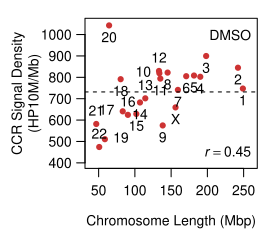

Here is the R script that generated this plot:


### Figure_1D
CEM_A <- read.table("CEM_DMSO_merged_sort_collapse_average_1MB.bed", sep = "\t", header = T, as.is = TRUE)
CEM_B <- read.table("CEM_VP16_merged_sort_collapse_average_1MB.bed", sep = "\t", header = T, as.is = TRUE) #
CEM_C <- read.table("CEM_pBQ_merged_sort_collapse_average_1MB.bed", sep = "\t", header = T, as.is = TRUE) #

chr_length <- read.table("hg38_chro_length.txt", sep = "\t", header = F, as.is = TRUE)
chr_length[,2] = chr_length[,2]/1000000

CEM_A_chr_density = matrix(0,23,2)
CEM_A_chr_density[,1] = c(1:22,"X")

CEM_B_chr_density = matrix(0,23,2)
CEM_B_chr_density[,1] = c(1:22,"X")

CEM_C_chr_density = matrix(0,23,2)
CEM_C_chr_density[,1] = c(1:22,"X")

for(i in 1:23){
    CEM_A_chr_density[i,2] = mean(subset(CEM_A,chrom==i)$clone)
    CEM_B_chr_density[i,2] = mean(subset(CEM_B,chrom==i)$clone)
    CEM_C_chr_density[i,2] = mean(subset(CEM_C,chrom==i)$clone)
}


cor.test(chr_length[1:23,2],as.numeric(CEM_A_chr_density[,2])) # 0.03129
cor.test(chr_length[1:23,2],as.numeric(CEM_B_chr_density[,2])) # 0.009806
cor.test(chr_length[1:23,2],as.numeric(CEM_C_chr_density[,2])) # 0.01405


##### density
pdf("Figure_1D.pdf",height = 6/2.54, width = 7/2.54,pointsize = 10)
#par(mar = c(5,4,1,1) + 0.1, mgp = c(2.6, 0.8, 0))
#tiff("Fig_1B_CEM_DMSO_CCR_along_chr.tif", units= "cm", width =5, height = 5, res = 300, family = "Arial")
par(cex =1, lwd = 1, mar = c(4,5, 1, 1) + 0.1, mgp = c(2.6, 0.8, 0))
plot(chr_length[1:23,2],as.numeric(CEM_A_chr_density[,2]),type = "p",xlab ="Chromosome Length (Mbp)", ylab = "CCR Signal Density\n(HP10M/Mb)",pch = 16,col = "brown3",las=1,xlim = c(40,260),ylim = c(400,1050))

average = mean(as.numeric(CEM_A_chr_density[,2]))
pos <- rep(1, (nrow(chr_length)-1))
pos[c(10,12,13,16,17,19,21,22)] <- c(2,3,3,3,2,4,3,3)
text(chr_length[1:23,2],as.numeric(CEM_A_chr_density[,2]), labels = CEM_A_chr_density[,1], pos = pos)#, cex = 0.6)
# Add line
abline(h = average, lwd = 1, lty = 2)
cor <- cor(chr_length[1:23,2],as.numeric(CEM_A_chr_density[,2]))
cor <- as.numeric(sprintf("%.3f", cor))
legend("bottomright",legend = bquote(italic(r) == .(format(cor,digits=3))), pch = 16,col=c("white"),bty = "n",plot=T)
legend("topright",legend = c("DMSO"), pch = 16,col=c("white"),bty = "n",plot=T)
dev.off()
